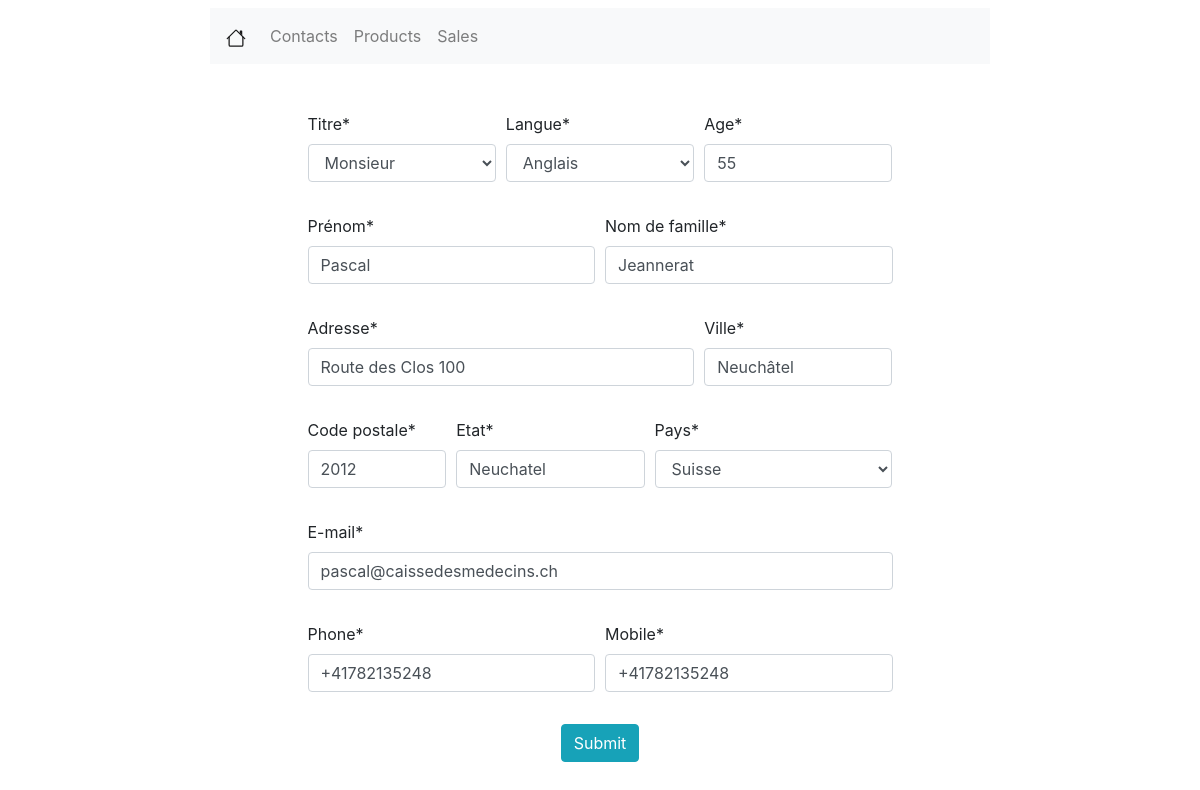
The app's page /contacts/4/edit/, older data.
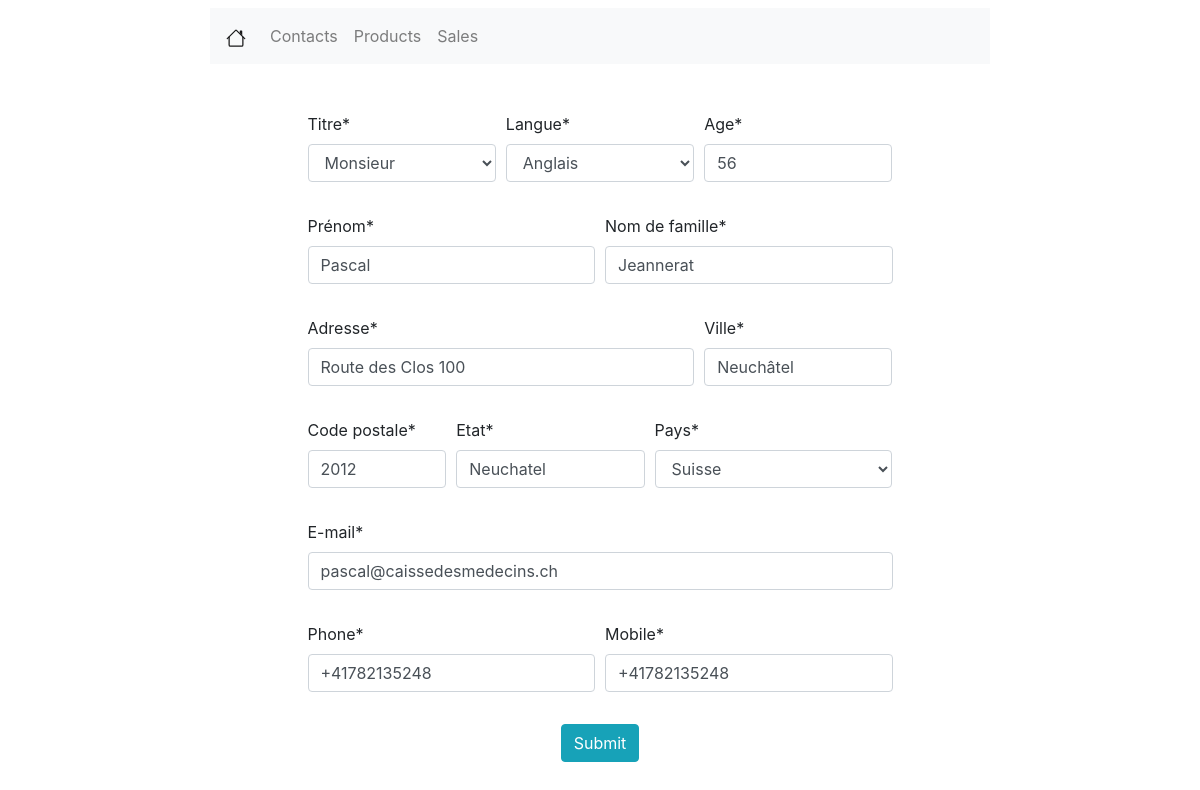
The same page, newer data.
### contacts/models.py (models this page shows, shortened)
class Contact(models.Model):
    COUNTRY_CHOICES = (
        ('US', 'United States'),
        ('FR', 'France'),
        ('CH', 'Suisse'),
        ('RU', 'Russia'),
        ('IT', 'Italy'),
    )
    TITLE_CHOICES = (
        ('M.', 'Monsieur'),
        ('Mme', 'Madame'),
        ('Melle', 'Mademoiselle'),
        ('NA', 'Sans avis'),
    )
    LANG_CHOICES = (
        ('EN', 'Anglais'),
        ('FR', 'Francais'),
        ('CH', 'Suisse'),
        ('RU', 'Russe'),
        ('IT', 'Italien'),
    )
    is_active = models.BooleanField(verbose_name="active", default=True)
    title = models.CharField(verbose_name="titre", max_length=50, null=False, choices=TITLE_CHOICES, default='Mme')
    lang = models.CharField(verbose_name="Langue", max_length=80, null=False, choices=LANG_CHOICES, default='US')
    name = models.CharField(verbose_name='Prénom', max_length=200, null=True)
    lastname = models.CharField(verbose_name='Nom de famille', max_length=200, null=True)
    age = models.IntegerField(verbose_name='Age', null=True)
    street = models.CharField(verbose_name="Adresse", max_length=100, null=True)
    region_zip = models.IntegerField(verbose_name="Code postale", null=True)
    city = models.CharField(verbose_name="Ville", max_length=200, null=True)
    country = models.CharField(verbose_name="Pays", max_length=100, null=False, choices=COUNTRY_CHOICES, default='CH')
    phone = PhoneNumberField(null=True)
    mobile = PhoneNumberField(null=True)
    email = models.EmailField(verbose_name="E-mail", max_length=254, null=True)
    state = models.CharField(verbose_name="Etat", max_length=20, null=True)

### contacts/views.py (the view)
# urls.py: path('<int:pk>/edit/', views.EditView.as_view(), name='edit_contact'),
class EditView(generic.UpdateView):
    template_name = 'contacts/contacts_createview.html'
    model = Contact
    form_class = ContactsModelForm

### contacts/forms.py
class ContactsModelForm(forms.ModelForm):
    class Meta:
        model = Contact
        fields = '__all__'
        exclude = ['is_active']

### contacts/templates/contacts/contacts_createview.html (shortened to what this page needs)
{% extends 'viewlist/viewlist.html' %}
{% load crispy_forms_tags %}
{% block viewlist %}
    <form method="post">
        <div class="w-50 mx-auto mt-5">
            <div class="form-row">
                <div class="form-group col-md-4">
                    {{ form.title|as_crispy_field }}
                </div>
                <div class="form-group col-md-4">
                    {{ form.lang|as_crispy_field }}
                </div>
                <div class="form-group col-md-4">
                    {{ form.age|as_crispy_field }}
                </div>
            </div>
            <div class="form-row">
                <div class="form-group col-md-6">
                    {{ form.name|as_crispy_field }}
                </div>
                <div class="form-group col-md-6">
                    {{ form.lastname|as_crispy_field }}
                </div>
            </div>
            <div class="form-row">
                <div class="form-group col-md-8">
                    {{ form.street|as_crispy_field }}
                </div>
                <div class="form-group col-md-4">
                    {{ form.city|as_crispy_field }}
                </div>
            </div>
            <div class="form-row">
                <div class="form-group col-md-3">
                    {{ form.region_zip|as_crispy_field }}
                </div>
                <div class="form-group col-md-4">
                    {{ form.state|as_crispy_field }}
                </div>
                <div class="form-group col-md-5">
                    {{ form.country|as_crispy_field }}
                </div>
            </div>
            <div class="form-row">
                <div class="form-group col-md-12">
                    {{ form.email|as_crispy_field }}
                </div>
            </div>
            <div class="form-row">
                <div class="form-group col-md-6">
                    {{ form.phone|as_crispy_field }}
                </div>
                <div class="form-group col-md-6">
                    {{ form.mobile|as_crispy_field }}
                </div>
            </div>
            <div class="text-center">
                <button type="submit" class="btn btn-info">Submit</button>
            </div>
        </div>
    </form>
{% endblock %}

Row changes from the older to the newer data that the page shows:
changed Contact "Monsieur": age "55" → "56"
